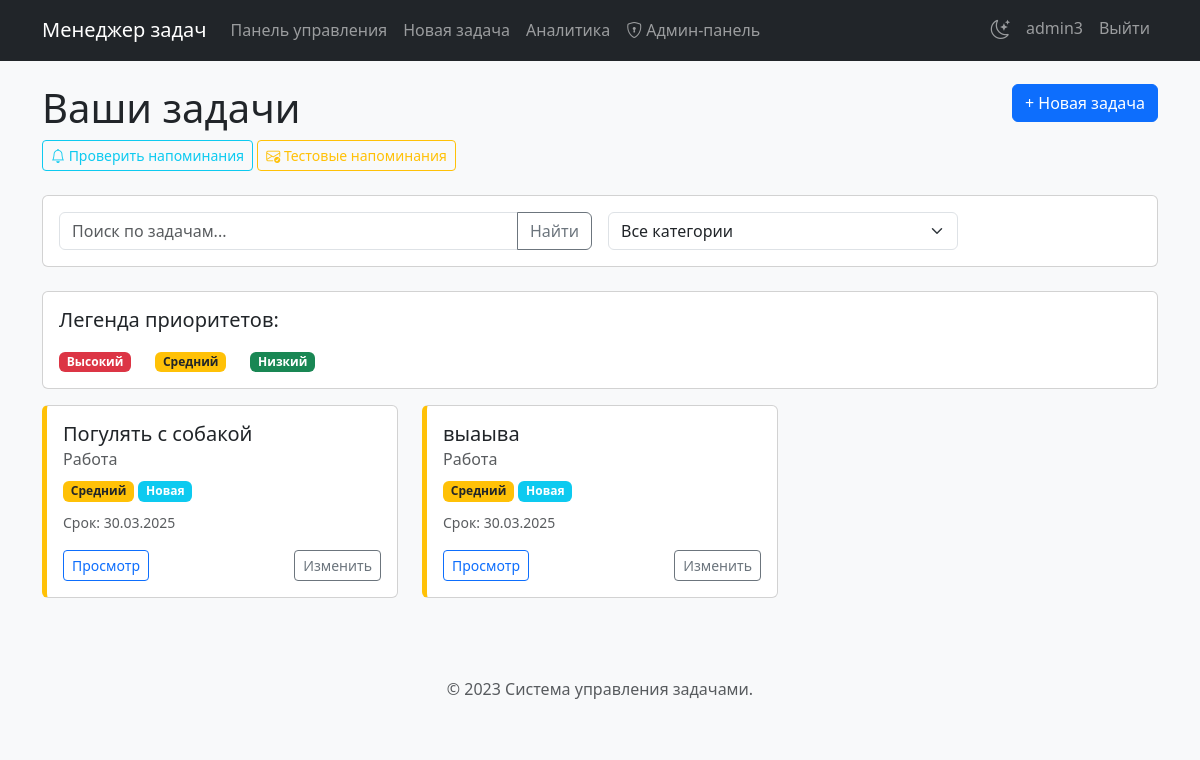
The page /dashboard (signed in) on the database as committed earlier.
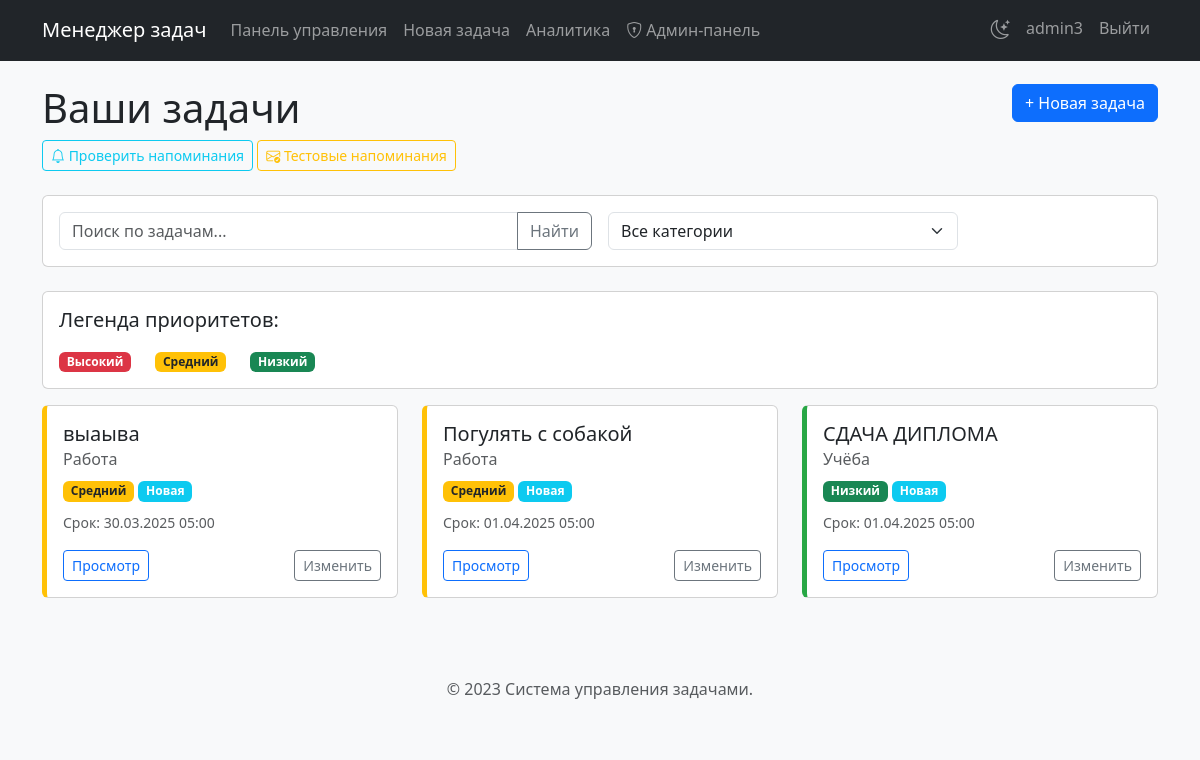
The same page on the database as committed later.
### tables this page shows
CREATE TABLE tasks (
        id INTEGER PRIMARY KEY,
        user_id INTEGER NOT NULL,
        title TEXT NOT NULL,
        description TEXT,
        category TEXT,
        priority TEXT,
        status TEXT DEFAULT "Новая",
        created_at TIMESTAMP DEFAULT CURRENT_TIMESTAMP,
        send_reminder BOOLEAN DEFAULT 0,
        reminder_time INTEGER DEFAULT 24, due_date TIMESTAMP,
        FOREIGN KEY (user_id) REFERENCES users (id)
    );

### app.py (the view)
@app.route('/dashboard')
def dashboard():
    if 'user_id' not in session:
        return redirect(url_for('login'))
    search_query = request.args.get('search', '')
    category_filter = request.args.get('category', '')
    conn = sqlite3.connect('tasks.db')
    c = conn.cursor()
    query = """
    SELECT id, title, category, priority, due_date, status, created_at
    FROM tasks
    WHERE user_id = ?
    """
    params = [session['user_id']]
    if search_query:
        query += " AND (title LIKE ? OR description LIKE ?) "
        search_param = f"%{search_query}%"
        params.extend([search_param, search_param])
    if category_filter:
        query += " AND category = ? "
        params.append(category_filter)
    query += """
    ORDER BY
        CASE status
            WHEN 'Завершена' THEN 2
            ELSE 1
        END,
        CASE priority
            WHEN 'Высокий' THEN 1
            WHEN 'Средний' THEN 2
            WHEN 'Низкий' THEN 3
            ELSE 4
        END,
        due_date
    """
    c.execute(query, params)
    tasks = c.fetchall()
    c.execute("SELECT DISTINCT category FROM tasks WHERE user_id = ? ORDER BY category",
              (session['user_id'],))
    categories = [row[0] for row in c.fetchall() if row[0]]  # Исключаем пустые категории
    conn.close()
    return render_template('dashboard.html',
                           tasks=tasks,
                           format_datetime=format_datetime,
                           format_reminder_time=format_reminder_time,
                           search_query=search_query,
                           category_filter=category_filter,
                           categories=categories)

### app.py (called while the page is built)
def format_datetime(dt, user_timezone=None):
    if not dt:
        return None
    if not user_timezone:
        user_timezone = session.get('timezone', 'Europe/Moscow')
    if isinstance(dt, str):
        try:
            dt = datetime.strptime(dt, '%Y-%m-%d %H:%M:%S')
        except ValueError:
            try:
                dt = datetime.strptime(dt, '%Y-%m-%d')
                return dt.strftime('%d.%m.%Y')
            except ValueError:
                return dt
    try:
        if dt.tzinfo is None:
            utc_tz = timezone('UTC')
            dt = utc_tz.localize(dt)
        local_tz = timezone(user_timezone)
        dt = dt.astimezone(local_tz)
        return dt.strftime('%d.%m.%Y %H:%M')
    except Exception as e:
        logger.error(f"Error formatting datetime: {e}")
        return str(dt)

### templates/dashboard.html (shortened to what this page needs)
{% extends 'base.html' %}
{% block content %}
<div class="row mb-4">
    <div class="col">
        <h1>Ваши задачи</h1>
        <div class="mt-2">
            <a href="{{ url_for('send_reminders') }}" class="btn btn-sm btn-outline-info" title="Просмотр расписанных напоминаний">
                <i class="bi bi-bell"></i> Проверить напоминания
            </a>
            <a href="{{ url_for('send_reminders', test_mode=1) }}" class="btn btn-sm btn-outline-warning" title="Отправить тестовые напоминания">
                <i class="bi bi-envelope-check"></i> Тестовые напоминания
            </a>
        </div>
    </div>
    <div class="col-auto">
        <a href="{{ url_for('new_task') }}" class="btn btn-primary">+ Новая задача</a>
    </div>
</div>
<div class="row mb-4">
    <div class="col-md-12">
        <div class="card">
            <div class="card-body">
                <form method="GET" action="{{ url_for('dashboard') }}" class="row g-3">
                    <div class="col-md-6">
                        <div class="input-group">
                            <input type="text" class="form-control" placeholder="Поиск по задачам..."
                                  name="search" value="{{ search_query }}">
                            <button class="btn btn-outline-secondary" type="submit">Найти</button>
                        </div>
                    </div>
                    <div class="col-md-4">
                        <select class="form-select" name="category" onchange="this.form.submit()">
                            <option value="">Все категории</option>
                        </select>
                    </div>
                    <div class="col-md-2">
                    </div>
                </form>
            </div>
        </div>
    </div>
</div>
<div class="row mb-3">
    <div class="col">
        <div class="card">
            <div class="card-body">
                <div class="d-flex justify-content-between mb-2">
                    <h5>Легенда приоритетов:</h5>
                </div>
                <div class="d-flex gap-4">
                    <div><span class="badge bg-danger">Высокий</span></div>
                    <div><span class="badge bg-warning text-dark">Средний</span></div>
                    <div><span class="badge bg-success">Низкий</span></div>
                </div>
            </div>
        </div>
    </div>
</div>
{% if tasks %}
<div class="row">
    {% for task in tasks %}
    <div class="col-md-4">
        <div class="card task-card {% if task[5] == 'Завершена' %}completed-task{% endif %}
            {% if task[3] == 'Высокий' %}high-priority{% elif task[3] == 'Средний' %}medium-priority{% elif task[3] == 'Низкий' %}low-priority{% endif %}">
            <div class="card-body">
                <h5 class="card-title">{{ task[1] }}</h5>
                <h6 class="card-subtitle mb-2 text-muted">{{ task[2] }}</h6>
                <div class="mb-2">
                    <span class="badge {% if task[3] == 'Высокий' %}bg-danger{% elif task[3] == 'Средний' %}bg-warning text-dark{% elif task[3] == 'Низкий' %}bg-success{% else %}bg-secondary{% endif %}">{{ task[3] }}</span>
                    <span class="badge {% if task[5] == 'Новая' %}bg-info{% elif task[5] == 'В процессе' %}bg-primary{% elif task[5] == 'Завершена' %}bg-success{% else %}bg-secondary{% endif %}">{{ task[5] }}</span>
                </div>
                {% if task[4] %}
                <p class="card-text"><small class="text-muted">Срок: {{ format_datetime(task[4], session.get('timezone')) if task[4] else 'Не указан' }}</small></p>
                {% endif %}
                <div class="d-flex justify-content-between">
                    <a href="{{ url_for('view_task', task_id=task[0]) }}" class="btn btn-sm btn-outline-primary">Просмотр</a>
                    <a href="{{ url_for('edit_task', task_id=task[0]) }}" class="btn btn-sm btn-outline-secondary">Изменить</a>
                </div>
            </div>
        </div>
    </div>
    {% endfor %}
</div>
{% else %}
<div class="alert alert-info">
    У вас пока нет задач. <a href="{{ url_for('new_task') }}">Создайте новую задачу</a>, чтобы начать.
</div>
{% endif %}
{% endblock %}

### templates/base.html (shortened to what this page needs)
<!DOCTYPE html>
<html lang="ru">
<head>
    <link href="https://cdn.jsdelivr.net/npm/bootstrap@5.3.0/dist/css/bootstrap.min.css" rel="stylesheet">
    <link href="https://cdn.jsdelivr.net/npm/bootstrap-icons@1.11.3/font/bootstrap-icons.css" rel="stylesheet">
    <link href="{{ url_for('static', filename='css/style.css') }}" rel="stylesheet">
</head>
<body>
    <nav class="navbar navbar-expand-lg navbar-dark bg-dark fixed-top">
        <div class="container">
            <a class="navbar-brand" href="{{ url_for('dashboard') if 'user_id' in session else url_for('login') }}">Менеджер задач</a>
            <div class="collapse navbar-collapse" id="navbarNav">
                {% if 'user_id' in session %}
                <ul class="navbar-nav me-auto">
                    <li class="nav-item">
                        <a class="nav-link" href="{{ url_for('dashboard') }}">Панель управления</a>
                    </li>
                    <li class="nav-item">
                        <a class="nav-link" href="{{ url_for('new_task') }}">Новая задача</a>
                    </li>
                    <li class="nav-item">
                        <a class="nav-link" href="{{ url_for('analytics') }}">Аналитика</a>
                    </li>
                    {% if session.get('is_admin') %}
                    <li class="nav-item">
                        <a class="nav-link" href="{{ url_for('admin_panel') }}">
                            <i class="bi bi-shield-lock me-1"></i>Админ-панель
                        </a>
                    </li>
                    {% endif %}
                </ul>
                <ul class="navbar-nav">
                    <li class="nav-item">
                        <div class="theme-toggle nav-link">
                            <i class="bi bi-moon-stars"></i>
                        </div>
                    </li>
                    <li class="nav-item">
                        <a class="nav-link" href="{{ url_for('profile') }}">{{ session['username'] }}</a>
                    </li>
                    <li class="nav-item">
                        <a class="nav-link" href="{{ url_for('logout') }}">Выйти</a>
                    </li>
                </ul>
                {% endif %}
            </div>
        </div>
    </nav>
    <div class="container mt-4">
        {% block content %}{% endblock %}
    </div>
    <footer class="mt-5 py-3 bg-light">
        <div class="container text-center">
            <p class="text-muted">© 2023 Система управления задачами.</p>
        </div>
    </footer>
</body>
</html>

### static/css/style.css (style rules this page uses)
.theme-toggle { cursor: pointer; padding: 0.5rem; }
.theme-toggle i { font-size: 1.2rem; transition: transform 0.3s ease; }

### templates/base.html (style rules this page uses)
body { padding-top: 60px; background-color: #f8f9fa; }
.task-card { transition: transform 0.2s ease; margin-bottom: 15px; }
.medium-priority { border-left: 5px solid #ffc107; }
.low-priority { border-left: 5px solid #28a745; }

Rows that differ between the two databases and show on the page:
changed tasks "выаыва": due_date "30.03.2025" → "30.03.2025 05:00"; moves up the list
changed tasks "Погулять с собакой": due_date "30.03.2025" → "01.04.2025 05:00"
added tasks: title "СДАЧА ДИПЛОМА", category "Учёба", priority "Низкий", status "Новая", due_date "01.04.2025 05:00"
